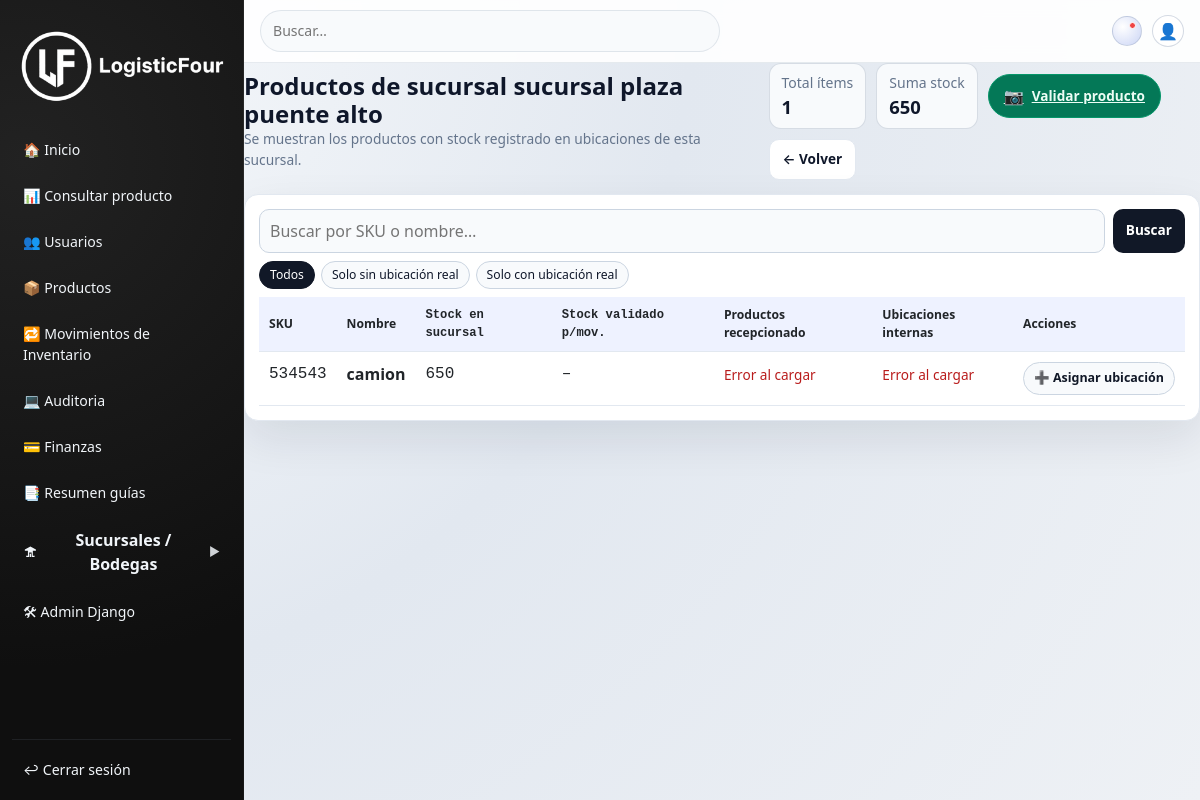
Page /stock/sucursal/2/ (signed in) on the committed database.
### core/models.py (models this page shows, shortened)
class MarcaTiempo(models.Model):
    creado_en = models.DateTimeField(auto_now_add=True)
    actualizado_en = models.DateTimeField(auto_now=True)
    class Meta:
        abstract = True

class Sucursal(MarcaTiempo):
    codigo = models.CharField(max_length=30, unique=True)
    nombre = models.CharField(max_length=150)
    direccion = models.TextField(blank=True)
    ciudad = models.CharField(max_length=120, blank=True)
    region = models.CharField(max_length=120, blank=True)
    pais = models.CharField(max_length=120, default="Chile")
    activo = models.BooleanField(default=True)
    bodega = models.ForeignKey(
        Bodega,
        on_delete=models.SET_NULL,
        null=True,
        blank=True,
        related_name="sucursales",
    )
    productos = models.ManyToManyField(Producto, blank=True, related_name="sucursales")
    class Meta:
        db_table = "sucursales"

class Producto(models.Model):
    sku = models.CharField(max_length=100, unique=True)
    nombre = models.CharField(max_length=200)
    marca = models.ForeignKey('Marca', on_delete=models.SET_NULL, null=True, blank=True)
    categoria = models.ForeignKey('CategoriaProducto', on_delete=models.SET_NULL, null=True, blank=True)
    unidad_base = models.ForeignKey('UnidadMedida', on_delete=models.CASCADE)
    tasa_impuesto = models.ForeignKey('TasaImpuesto', on_delete=models.SET_NULL, null=True, blank=True)
    activo = models.BooleanField(default=True)
    es_serializado = models.BooleanField(default=False)
    tiene_vencimiento = models.BooleanField(default=False)
    precio = models.PositiveIntegerField(default=0)
    stock = models.PositiveIntegerField(default=0)
    ubicaciones_bodega = models.ManyToManyField(UbicacionBodega, related_name="productos_bodega", blank=True)
    ubicaciones_sucursal = models.ManyToManyField(UbicacionSucursal, related_name="productos_sucursal", blank=True)
    class Meta:
        db_table = "productos"

### core/views.py (the view)
@login_required
def ver_stock_sucursal(request, sucursal_id):
    sucursal = get_object_or_404(Sucursal, pk=sucursal_id)
    try:
        ensure_ubicacion_sucursal(sucursal)
    except Exception:
        pass
    q = (request.GET.get("q") or "").strip()
    producto_id = request.GET.get("producto")
    productos_qs = (
        Producto.objects.filter(
            stocks__ubicacion_sucursal__sucursal=sucursal
        )
        .annotate(
            stock_sucursal=Coalesce(
                Sum(
                    "stocks__cantidad_disponible",
                    filter=Q(stocks__ubicacion_sucursal__sucursal=sucursal),
                ),
                Value(0, output_field=DecimalField(max_digits=20, decimal_places=6)),
            ),
            stock_validado=Coalesce(
                Sum(
                    "stocks__cantidad_validada",
                    filter=Q(stocks__ubicacion_sucursal__sucursal=sucursal),
                ),
                Value(0, output_field=DecimalField(max_digits=20, decimal_places=6)),
            ),
        )
        .filter(stock_sucursal__gt=0)  # solo productos con stock en la sucursal
        .exclude(stocks__ubicacion_sucursal__codigo__in=["BOD-01-000-000", "OTRA-UBICACION"])  # Excluir ubicaciones no válidas
        .distinct()
        .order_by("sku")
    )
    if producto_id:
        productos_qs = productos_qs.filter(id=producto_id)
    if q:
        productos_qs = productos_qs.filter(
            Q(sku__icontains=q) | Q(nombre__icontains=q)
        )
    total_items = productos_qs.count()
    suma_stock = (
        productos_qs.aggregate(
            t=Coalesce(
                Sum("stock_sucursal"),
                Value(0, output_field=DecimalField(max_digits=20, decimal_places=6)),
            )
        )["t"]
        or 0
    )
    ubicaciones = (
        UbicacionSucursal.objects.filter(sucursal=sucursal, activo=True)
        .exclude(codigo=f"{sucursal.codigo}-000-000")  # Excluir ubicación predeterminada
        .order_by("codigo")
    )
    context = {
        "sucursal": sucursal,
        "productos": productos_qs,
        "ubicaciones": ubicaciones,
        "total_items": total_items,
        "suma_stock": suma_stock,
        "q": q,
    }
    return render(request, "core/Movimientos/sucursal_productos.html", context)

### core/context_processors.py (called while the page is built)
def currency_context(request):
    current = request.session.get("currency", "CLP")
    return {
        "current_currency": current,
        "currency_supported": ["CLP", "USD"],
    }

### core/utils.py (called while the page is built, shortened)
def ensure_ubicacion_sucursal(sucursal: Sucursal) -> UbicacionSucursal:
    ubi_default = (
        UbicacionSucursal.objects
        .filter(sucursal=sucursal)
        .filter(
            Q(codigo__endswith="-000-000") |
            Q(area__iexact="SIN UBICACION") |
            Q(area__iexact="SIN UBICACIÓN")
        )
        .order_by("id")
        .first()
    )
    if ubi_default:
        return ubi_default

### core/templates/core/Movimientos/sucursal_productos.html (shortened to what this page needs)
{% extends "core/base.html" %}
{% load static %}
{% block content %}
<div class="wrap">
  <div class="head">
    <div>
      <h1 class="title">Productos de sucursal {{ sucursal.nombre }}</h1>
      <p class="sub">
        Se muestran los productos con stock registrado en ubicaciones de esta sucursal.
      </p>
    </div>
    <div class="metrics">
      <div class="metric">
        <small>Total ítems</small><strong>{{ total_items }}</strong>
      </div>
      <div class="metric">
        <small>Suma stock</small><strong>{{ suma_stock|floatformat:0 }}</strong>
      </div>
      <a href="{% url 'escanear_qr_sucursal' sucursal.id %}" class="btn-qr-main">
        <span class="btn-qr-icon">📷</span>
        Validar producto
      </a>
      <a href="{% url 'sucursal-list' %}" class="btn-ghost">← Volver</a>
    </div>
  </div>
  <div class="card">
    <div class="card-body">
      <form method="get" class="filters">
        <input class="input" type="text" name="q" value="{{ q }}" placeholder="Buscar por SKU o nombre…">
        <button class="btn" type="submit">Buscar</button>
      </form>
      <div class="ubi-filters-secondary">
        <button type="button" class="tag-filter tag-active" data-filter="all">Todos</button>
        <button type="button" class="tag-filter" data-filter="no-ubi">Solo sin ubicación real</button>
        <button type="button" class="tag-filter" data-filter="con-ubi">Solo con ubicación real</button>
      </div>
      <div class="table-wrap">
        <table>
          <thead>
            <tr>
              <th>SKU</th>
              <th>Nombre</th>
              <th class="mono">Stock en sucursal</th>
              <th class="mono">Stock validado p/mov.</th>
              <th>Productos recepcionado</th>
              <th>Ubicaciones internas</th>
              <th>Acciones</th>
            </tr>
          </thead>
          <tbody id="prodBody">
            {% for p in productos %}
              <tr>
                <td class="mono" data-label="SKU">{{ p.sku }}</td>
                <td data-label="Nombre"><strong>{{ p.nombre }}</strong></td>
                <td class="mono" data-label="Stock">{{ p.stock_sucursal|floatformat:0 }}</td>
                <td class="mono" data-label="Stock validado p/mov.">
                  {% if p.stock_validado %}
                    {{ p.stock_validado|floatformat:0 }}
                  {% else %}
                    –
                  {% endif %}
                </td>
                <td data-label="Sin ubicación">
                  <div class="ubi-default" data-producto="{{ p.id }}">
                  </div>
                </td>
                <td data-label="Ubicaciones internas">
                  <div class="ubi-real" data-producto="{{ p.id }}">
                  </div>
                </td>
                <td class="actions-cell" data-label="Acciones">
                  <div class="actions-stack">
                    <button
                      type="button"
                      class="btn btn-sm btn-outline"
                      onclick="openAsignarModal({{ p.id }}, '{{ p.sku|escapejs }}', '{{ p.nombre|escapejs }}')">
                      ➕ Asignar ubicación
                    </button>
                  </div>
                </td>
              </tr>
            {% empty %}
              <tr>
                <td colspan="7" style="text-align:center;color:#64748b;padding:18px">
                  No hay productos encontrados.
                </td>
              </tr>
            {% endfor %}
          </tbody>
        </table>
      </div>
    </div>
  </div>
</div>
{% endblock %}

### core/templates/core/base.html (style rules this page uses)
:root { --bg: #eef1f5; --panel: #ffffff; --ink: #111827; --muted: #6b7280; --line: rgba(15,23,42,.06); --ok: #16a34a; --warn: #ea580c; --sidebar-w: 244px; --brand: #E30613; --radius-lg: 14px; --radius-md: 10px; }
* { box-sizing:border-box }
html,body { height:100% }
body { margin:0; background: radial-gradient(circle at 0 0, #f8fafc 0%, #e2e8f0 48%, #eef1f5 100%); color:var(--ink); font-family: system-ui, -apple-system, BlinkMacSystemFont, "Segoe UI", sans-serif; max-width:100vw; overflow-x:hidden; }

### core/templates/core/Movimientos/sucursal_productos.html (style rules this page uses)
:root { --ink:#0f172a;--muted:#64748b;--line:#e2e8f0;--card:#fff;--bg:#f1f5f9;--accent:#111827; --shadow:0 18px 45px rgba(15,23,42,.09); }
.wrap { max-width:1080px;margin-inline:auto;display:grid;gap:14px;padding-bottom:18px; }
.head { display:flex;justify-content:space-between;gap:10px;align-items:center }
.title { margin:0;font-weight:800;font-size:clamp(1.2rem,2.2vw,1.5rem) }
.sub { margin:0;color:var(--muted);font-size:.86rem }
.metrics { display:flex;gap:10px;flex-wrap:wrap;align-items:center }
.metric { background:#f8fafc;border:1px solid rgba(148,163,184,.35);border-radius:12px;padding:8px 12px }
.metric small { color:var(--muted);display:block }
.metric strong { font-size:1.15rem }
.card { background:var(--card);border:1px solid var(--line);border-radius:14px;box-shadow:var(--shadow);animation:fade .3s ease }
.card-body { padding:14px }
.filters { display:flex;gap:8px;flex-wrap:wrap;margin-bottom:8px }
.input { flex:1 1 280px;min-width:220px;border:1px solid #cbd5e1;border-radius:10px;padding:9px 10px;background:#f8fafc }
.btn { background:var(--accent);color:#fff;border:none;border-radius:10px;padding:9px 13px;font-weight:600;cursor:pointer;display:inline-flex;align-items:center;gap:6px;font-size:.85rem }
.btn-ghost { background:#fff;border:1px solid var(--line);color:#0f172a;border-radius:10px;padding:9px 13px;font-weight:600;text-decoration:none;font-size:.85rem }
.btn-sm { padding:6px 10px;font-size:.78rem;border-radius:999px }
.btn-outline { background:#f8fafc;border:1px solid #cbd5e1;color:#111827 }
.btn-qr-main { background:#047857; border:1px solid #059669; color:#ecfdf5; border-radius:999px; padding:9px 15px; font-size:.85rem; display:inline-flex; align-items:center; gap:8px; font-weight:700; }
.btn-qr-icon { font-size:1rem; }
table { width:100%;border-collapse:separate;border-spacing:0 }
thead th { position:sticky;top:0;background:#eef2ff;border-bottom:1px solid var(--line);text-align:left;padding:9px 10px;font-size:.76rem }
tbody td { padding:10px;border-bottom:1px solid var(--line);vertical-align:top }
.mono { font-family:ui-monospace,Menlo,Consolas,monospace }
.actions-cell { white-space:nowrap }
.actions-stack { display:flex; flex-direction:column; gap:6px; }
.ubi-filters-secondary { display:flex; flex-wrap:wrap; gap:6px; margin-bottom:8px; }
.tag-filter { border-radius:999px; border:1px solid #cbd5e1; padding:4px 10px; font-size:.76rem; background:#f8fafc; color:#0f172a; cursor:pointer; }
.tag-filter.tag-active { background:#111827; color:#ffffff; border-color:#111827; }

### rows in the picture
Sucursal: nombre "sucursal plaza puente alto"
Producto: sku "534543", nombre "camion", stock_sucursal "650"

### other values in the picture
{{ total_items }} "1"
{{ suma_stock|floatformat:0 }} "650"
